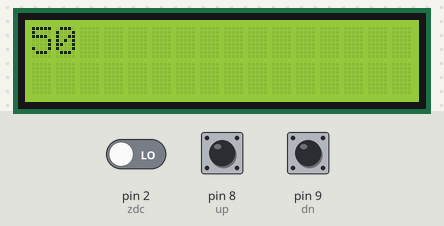
A sketch run on a simulated Arduino Uno, built with avr-gcc and run on an emulated ATmega328P. Parts: 16×2 character LCD. Inputs (shaded band) come from the test bench; at power-on: pin 8 (up) HIGH, pin 9 (dn) HIGH, pin 2 (zdc) LOW.

Above: at 1.2 s.
1.3 s: pin 8 (up) pulled LOW for 1 s
At 3.4 s:
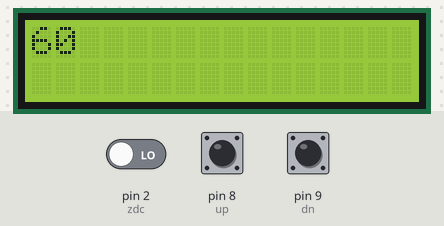
3.8 s: pin 9 (dn) pulled LOW for 3.2 s
At 7.6 s:
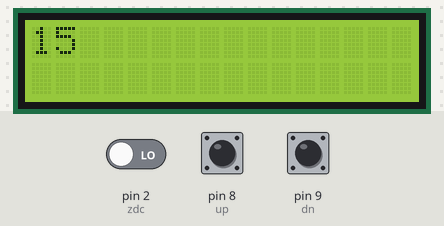
8.5 s: pin 8 (up) pulled LOW for 0.15 s
At 9.8 s:
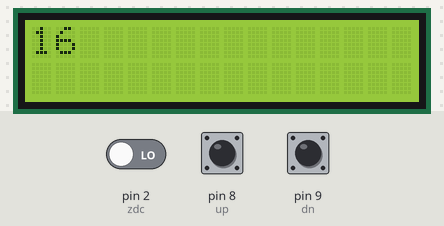
10.1 s: pin 9 (dn) pulled LOW for 1 s
At 12.3 s:
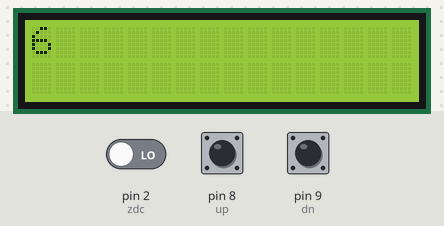
Timing chart, 0 to 13.6 s (numbered marks = the images above; inputs shaded):
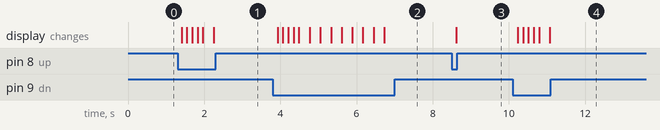

The sketch:

mwphasecontrol_sw.ino
```cpp
#include <Wire.h>
#include <LiquidCrystal_PCF8574.h>

#define up 8
#define dn 9
#define zdc 2
#define gate1 A2

void trig();
void upd();

//Power params
int pwrmin=1;//min pwr
int pwrmax=100;//max pwr
int pwrincr1=1;//Power Increment for slow scrolling
int pwrincr2=5;//Power Increment for fast scrolling (after n presses)
int pwr=50;//Initial pwr
int ssct=5;//Number of consecutive pulses - to switch between slow and fast scrollong.

//Debounce params
int debtimeorig=70;
int debtime;
int debFlagMax=2; //Stalls polling for n-1 cycles after a press. Use for a after-press delay.

//Trigger params
unsigned int gtrig=50;//Num of clock pulses for gate trig

//System params
//Prev button states
int prevup=1;
int prevdn=1;

long prevTime=0;//Time counter
int debFlag=0;//debounce flag. Incremented after button press
int speedSwitchCount=0;//number of consecutive button presses

LiquidCrystal_PCF8574 lcd(0x27);

void setup(){
  debtime=debtimeorig;

  //Interrupts
  attachInterrupt(digitalPinToInterrupt(zdc),trig,RISING);
  pinMode(up,INPUT_PULLUP);
  pinMode(dn,INPUT_PULLUP);

  //Timer setup (PS=8)
  OCR1A = 16667.0*(1.0-(double)pwr/(double)pwrmax);      //initialize the comparator
  TIMSK1 = 0x03;    //enable comparator A and overflow interrupts
  TCCR1A = 0x00;    //timer control registers set for
  TCCR1B = 0x00;    //normal operation, timer disabled
  TCNT1=0;

  //Display setup
  lcd.begin(16, 2); // initialize the lcd
  lcd.setBacklight(255);
  lcd.home(); lcd.clear();
  lcd.print(pwr);


  //debounce
  prevTime=millis();
}

void loop(){
  //Debounce
    if(millis()-prevTime>=debtime || millis()<prevTime){
    prevTime=millis();

    if(debFlag==0){
      if(speedSwitchCount==ssct-1){
        //If we reach our threshold for fast scroll, double debounce time. Only need to do once.
        //Do this in the cycle before fastscrolling
        debtime=debtime*2;
      }
      if(prevdn==0 && digitalRead(dn)==0){
          if(pwr>=(pwrmin+pwrincr1) && speedSwitchCount<ssct){
            pwr=pwr-pwrincr1;
          }
          else if(pwr>=(pwrmin+pwrincr2)){
            pwr=pwr-pwrincr2;
          }

          debFlag=1;
          speedSwitchCount++;

          upd();
      }
      if(prevup==0 && digitalRead(up)==0){
          if(pwr<=(pwrmax-pwrincr1) && speedSwitchCount<ssct){
            pwr=pwr+pwrincr1;
          }
          else if(pwr<=(pwrmax-pwrincr2)){
            pwr=pwr+pwrincr2;
          }

          debFlag=1;
          speedSwitchCount++;

          upd();
      }
      if(debFlag==0){//If nothing triggered, reset consecutive counter
        speedSwitchCount=0;//speed scroll after n consecutive presses
        debtime=debtimeorig;//Debounce time is normal
      }
      prevdn=digitalRead(dn);
      prevup=digitalRead(up);
    }

    //Set up for delay after press
    if(debFlag>0){
      debFlag++;//delay after press flag
      if(debFlag>debFlagMax){//after timeout period, reset and poll buttons
        debFlag=0;
      }
    }
  }

}

void trig(){
  TCCR1B=0b00000010;//PS8, on
}
void upd(){
  lcd.clear();
  lcd.setCursor(0,0);
  lcd.print(pwr);
}

ISR(TIMER1_COMPA_vect){ //comparator match
  digitalWrite(gate1,HIGH);  //set TRIAC gate to high
  TCNT1 = 65536-gtrig;      //trigger pulse width
}

ISR(TIMER1_OVF_vect){ //timer1 overflow
  digitalWrite(gate1,LOW); //turn off TRIAC gate
  TCCR1B = 0x00;          //disable timer stopd unintended triggers
}
```

Measured:
- after the input at 1.3 s, the display: first changes after 0.11 s (image 1 shows a later state)
- after the input at 3.8 s, the display: first changes after 0.13 s (image 2 shows a later state)
- after the input at 8.5 s, the display: changes after 0.12 s (image 3)
- after the input at 10.1 s, the display: first changes after 0.13 s (image 4 shows a later state)
